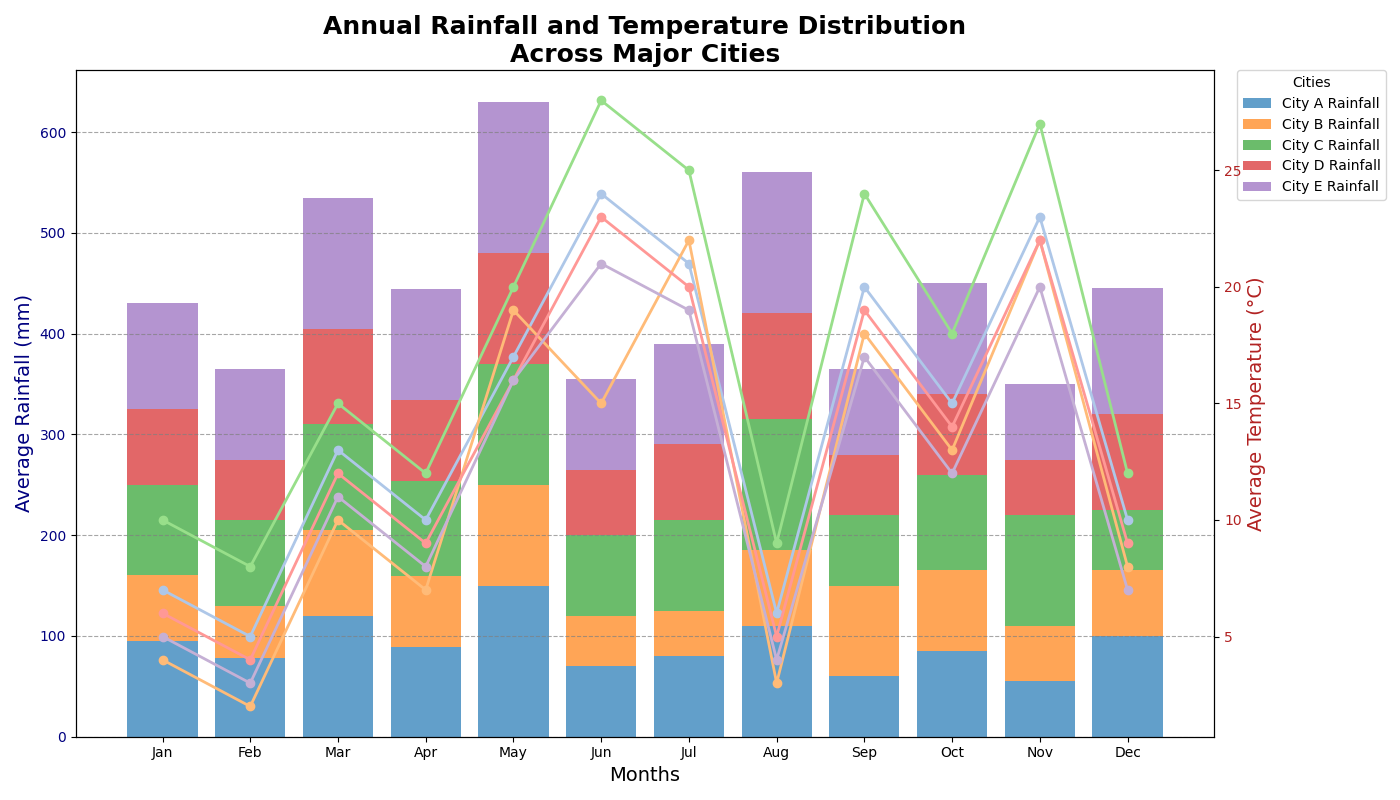

This figure's Python source:
import matplotlib.pyplot as plt
import numpy as np

cities = ['City A', 'City B', 'City C', 'City D', 'City E']
months = ['Jan', 'Feb', 'Mar', 'Apr', 'May', 'Jun', 'Jul', 'Aug', 'Sep', 'Oct', 'Nov', 'Dec']

# Rainfall data with manually altered content
rainfall_data = np.array([
    [95, 78, 120, 89, 150, 70, 80, 110, 60, 85, 55, 100],  # City A
    [65, 52, 85, 70, 100, 50, 45, 75, 90, 80, 55, 65],    # City B
    [90, 85, 105, 95, 120, 80, 90, 130, 70, 95, 110, 60], # City C
    [75, 60, 95, 80, 110, 65, 75, 105, 60, 80, 55, 95],   # City D
    [105, 90, 130, 110, 150, 90, 100, 140, 85, 110, 75, 125]   # City E
])

# Temperature data with manually altered content
temperature_data = np.array([
    [7, 5, 13, 10, 17, 24, 21, 6, 20, 15, 23, 10],   # City A
    [4, 2, 10, 7, 19, 15, 22, 3, 18, 13, 22, 8],     # City B
    [10, 8, 15, 12, 20, 28, 25, 9, 24, 18, 27, 12],  # City C
    [6, 4, 12, 9, 16, 23, 20, 5, 19, 14, 22, 9],     # City D
    [5, 3, 11, 8, 16, 21, 19, 4, 17, 12, 20, 7]      # City E
])

color_rainfall = ['#1f77b4', '#ff7f0e', '#2ca02c', '#d62728', '#9467bd']
color_temperature = ['#aec7e8', '#ffbb78', '#98df8a', '#ff9896', '#c5b0d5']

fig, ax1 = plt.subplots(figsize=(14, 8))

bottoms = np.zeros(len(months))
for idx, city in enumerate(cities):
    ax1.bar(months, rainfall_data[idx], bottom=bottoms, color=color_rainfall[idx], alpha=0.7, label=f'{city} Rainfall')
    bottoms += rainfall_data[idx]

ax1.set_title('Annual Rainfall and Temperature Distribution\nAcross Major Cities', fontsize=18, fontweight='bold')
ax1.set_xlabel('Months', fontsize=14)
ax1.set_ylabel('Average Rainfall (mm)', fontsize=14, color='navy')
ax1.yaxis.grid(True, linestyle='--', color='gray', alpha=0.7)
ax1.tick_params(axis='y', labelcolor='navy')
ax1.legend(loc='upper left', title='Cities', bbox_to_anchor=(1.02, 1), borderaxespad=0.)

ax2 = ax1.twinx()
for idx, city in enumerate(cities):
    ax2.plot(months, temperature_data[idx], marker='o', color=color_temperature[idx], linestyle='-', linewidth=2, markersize=6, label=f'{city} Temperature')

ax2.set_ylabel('Average Temperature (°C)', fontsize=14, color='firebrick')
ax2.tick_params(axis='y', labelcolor='firebrick')

fig.tight_layout()
plt.show()
